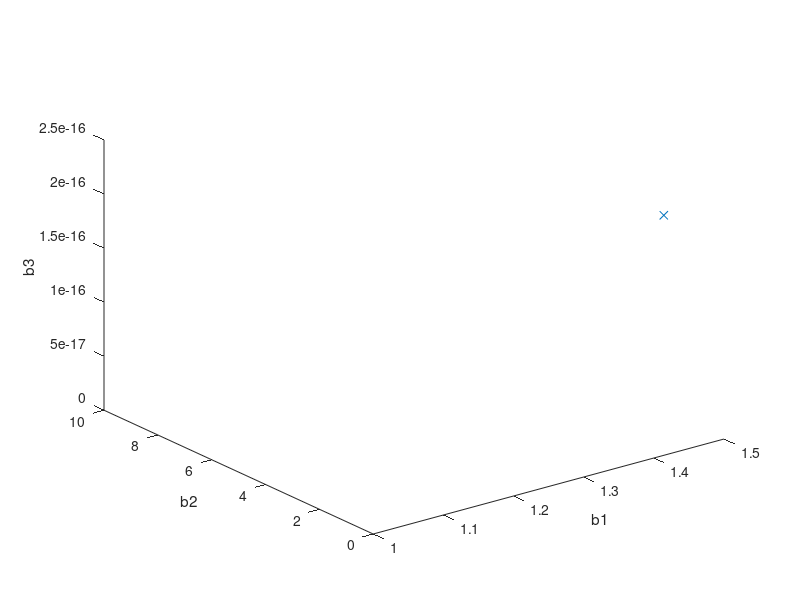

This chart was generated by the following MATLAB code:
clear all;
close all;
clc;
% Define the vectors
v1 = [1; 0; 1];
v2 = [1; 1; 0];
v3 = [0; 1; 1];

% Step 1: Start with the first basis vector
b1 = v1 / norm(v1); % Normalize v1 to get the first orthonormal vector

% Step 2: Remove the component of v2 in the direction of b1
p2 = dot(v2, b1); % Projection of v2 onto b1
g2 = v2 - p2 * b1; % Remove the component of v2 along b1
b2 = g2 / norm(g2); % Normalize to get the second orthonormal vector

% Step 3: Remove the components of v3 in the direction of b1 and b2
p3_b1 = dot(v3, b1); % Projection of v3 onto b1
p3_b2 = dot(v3, b2); % Projection of v3 onto b2
g3 = v3 - p3_b1 * b1 - p3_b2 * b2; % Remove components in the direction of b1 and b2
b3 = g3 / norm(g3); % Normalize to get the third orthonormal vector

% Display the orthonormal basis vectors
fprintf('Orthonormal Basis Vectors:\n');
disp(b1);
disp(b2);
disp(b3);
figure;
plot3(dot(v1,b1),dot(v1,b2),dot(v1,b3),"x",MarkerSize=10);
xlabel("b1") 
ylabel("b2") 
zlabel("b3")